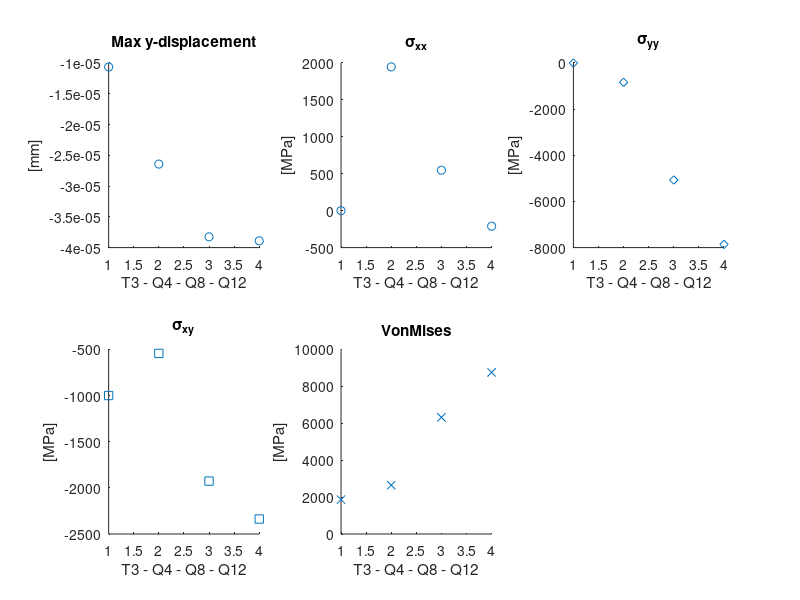

This chart was generated by the following MATLAB code:
%%%%%%%%%%%%%%%%%%%%%%%
%    R E S U L T S
%%%%%%%%%%%%%%%%%%%%%%%

%% Using T3 elements,

% Max y-displacement
% Node           UX           UY
%   8   1.916937e-06    -1.065042e-05
T3_disp = -1.065042e-05;

% Stress in element 5 [MPA]
T3_Sigma_xx_e5 = -650.431082; 
T3_Sigma_yy_e5 = -650.431082; 
T3_Sigma_xy_e5 = -650.431082; 
T3_Vonmises_e5 =  1300.862163; 

% Stress in element 6 [MPA]
T3_Sigma_xx_e6 =  650.431082; 
T3_Sigma_yy_e6 =  645.504435; 
T3_Sigma_xy_e6 = -1349.568918; 
T3_Vonmises_e6 =  2425.672941;

% Average stress in Node 8 [MPA]

T3_Sigma_xx = (T3_Sigma_xx_e6+T3_Sigma_xx_e5)/2
T3_Sigma_yy = (T3_Sigma_yy_e6+T3_Sigma_yy_e5)/2 
T3_Sigma_xy = (T3_Sigma_xy_e6+T3_Sigma_xy_e5)/2
T3_Vonmises = (T3_Vonmises_e6+T3_Vonmises_e5)/2

% T3_Sigma_xx = 0
% T3_Sigma_yy = -2.4633
% T3_Sigma_xy = -1000
% T3_Vonmises = 1.8633e+03

%% Using Q4 elements,

% Max y-displacement
% Node           UX           UY
%    8   6.1172e-06    -2.6430e-05
Q4_disp = -2.6430e-05;

% Stress in element 3 

% Stress in node 3 [MPA]
Q4_Sigma_xx = 1947.025060;
Q4_Sigma_yy = -837.861465;
Q4_Sigma_xy = -543.285579;
Q4_Vonmises = 2647.590101;

%% Using Q8 elements,

% Max y-displacement
% Node           UX           UY
%   18   9.1557e-06    -3.8250e-05
Q8_disp = -3.8250e-05;

% Stress in element 3 

% Stress in node 3 [MPA]
Q8_Sigma_xx = 547.919444;
Q8_Sigma_yy = -5070.115307;
Q8_Sigma_xy = -1926.948499;
Q8_Vonmises = 6318.519705;

%% Using Q12 elements,

% Max y-displacement
% Node           UX           UY
%   28   9.3240e-06    -3.8900e-05
Q12_disp = -3.8900e-05;

% Stress in element 3

% Stress in node 3 [MPA]
Q12_Sigma_xx = -209.968713;
Q12_Sigma_yy = -7862.634791;
Q12_Sigma_xy = -2337.689116;
Q12_Vonmises = 8752.632553;

%%%%%%%%%%%%%%%%%%%%%%%
%    C O M P A R E
%%%%%%%%%%%%%%%%%%%%%%%
x = 1:4; 
str = ['T3','Q4','Q8','Q12'];
disp_y   = [T3_disp,Q4_disp,Q8_disp,Q12_disp];
Sigma_xx = [T3_Sigma_xx,Q4_Sigma_xx,Q8_Sigma_xx,Q12_Sigma_xx];
Sigma_yy = [T3_Sigma_yy,Q4_Sigma_yy,Q8_Sigma_yy,Q12_Sigma_yy];
Sigma_xy = [T3_Sigma_xy,Q4_Sigma_xy,Q8_Sigma_xy,Q12_Sigma_xy];
VonMises = [T3_Vonmises,Q4_Vonmises,Q8_Vonmises,Q12_Vonmises];
figure(1) 
subplot(2,3,1); scatter(x,disp_y,'ob'); title('Max y-displacement'); ylabel('[mm]'); xlabel('T3 - Q4 - Q8 - Q12');
subplot(2,3,2); scatter(x,Sigma_xx,'ok'); title('\sigma_{xx}'); ylabel('[MPa]'); xlabel('T3 - Q4 - Q8 - Q12');
subplot(2,3,3); scatter(x,Sigma_yy,'dr'); title('\sigma_{yy}'); ylabel('[MPa]'); xlabel('T3 - Q4 - Q8 - Q12');
subplot(2,3,4); scatter(x,Sigma_xy,'sb'); title('\sigma_{xy}'); ylabel('[MPa]'); xlabel('T3 - Q4 - Q8 - Q12');
subplot(2,3,5);scatter(x,VonMises,'xk'); title('VonMises'); ylabel('[MPa]'); xlabel('T3 - Q4 - Q8 - Q12');
